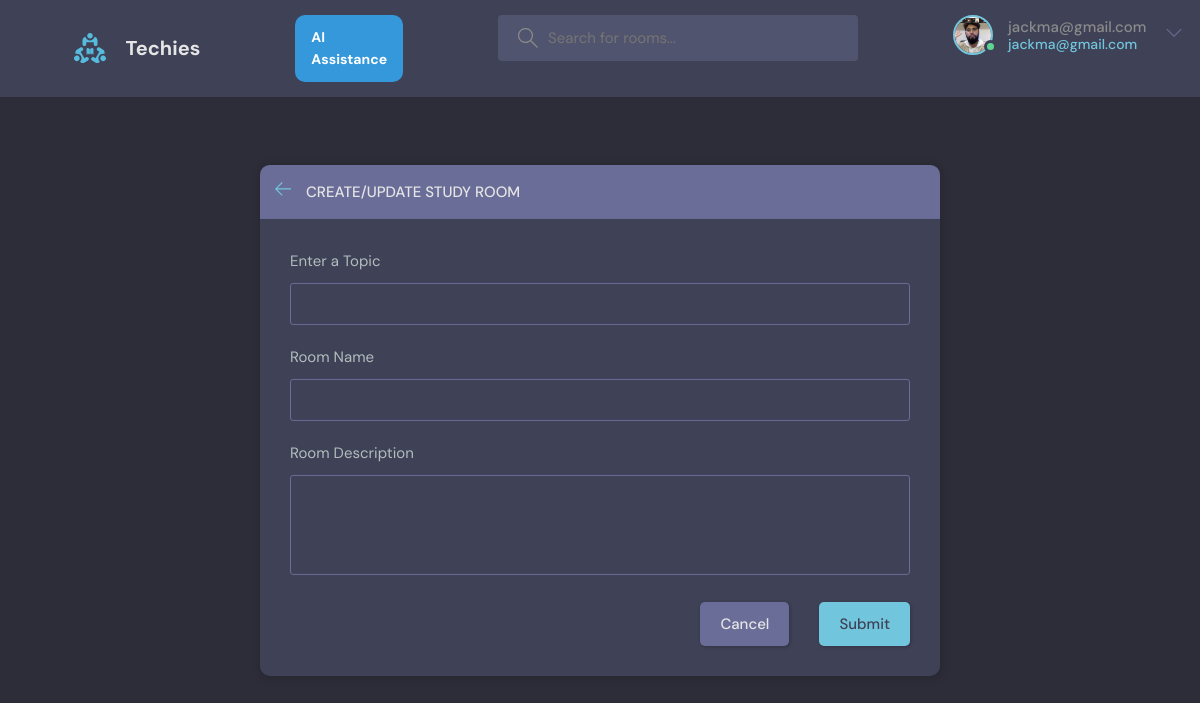
Page /create-room/ (signed in) on the committed database.
### base/models.py (models this page shows)
class User(AbstractUser):
    name = models.CharField(max_length=200, null=True)
    email = models.EmailField(unique=True, null=True)
    bio = models.TextField(null=True)
    avatar =models.ImageField(null=True, default="avatar.svg")
    USERNAME_FIELD = 'email'
    REQUIRED_FIELDS = []

### base/views.py (the view, shortened to what this page needs)
# urls.py: path('create-room/', views.createRoom, name="create-room"),
@login_required(login_url='login')
def createRoom(request):
    form = RoomForm()
    topics = Topic.objects.all()
    context = {'form': form, 'topics':topics}
    return render(request, 'base/room_form.html', context)

### base/forms.py
class RoomForm(ModelForm):
    class Meta:
        model = Room
        fields = '__all__'
        exclude = ['host', 'participants']

### base/templates/base/room_form.html (shortened to what this page needs)
{% extends 'main.html' %}
{% block content %}
  <main class="create-room layout">
    <div class="container">
      <div class="layout__box">
        <div class="layout__boxHeader">
          <div class="layout__boxTitle">
            <a href="{% url 'home' %}">
              <svg version="1.1" xmlns="http://www.w3.org/2000/svg" width="32" height="32" viewBox="0 0 32 32">
                <title>arrow-left</title>
                <path
                  d="M13.723 2.286l-13.723 13.714 13.719 13.714 1.616-1.611-10.96-10.96h27.625v-2.286h-27.625l10.965-10.965-1.616-1.607z">
                </path>
              </svg>
            </a>
            <h3>Create/Update Study Room</h3>
          </div>
        </div>
        <div class="layout__body">
          <form class="form" action="" method="POST">
            <div class="form__group">
              <label for="room_topic">Enter a Topic</label>
              <input required type="text" value="{{room.topic.name}}" name="topic" list="topic-list" />
            </div>
            <div class="form__group">
              <label for="room_name">Room Name</label>
              {{form.name}}
            </div>
            <div class="form__group">
              <label for="room_description">Room Description</label>
              {{form.description}}
            </div>
            <div class="form__action">
              <a class="btn btn--dark" href="{% url 'home' %}">Cancel</a>
              <button class="btn btn--main" type="submit">Submit</button>
            </div>
          </form>
        </div>
      </div>
    </div>
  </main>
  {% endblock content %}

### templates/navbar.html (shortened to what this page needs)
{% load static %}
<header class="header header--loggedIn">
    <div class="container">
      <a href="{% url 'home' %}" class="header__logo">
        <img src="{% static 'images/logo.svg' %}" />
        <h1>Techies</h1>
      </a>
      <a href="{% url 'generative-model' %}" class="nav-link" id="generative-model-button">AI Assistance</a>
      <form class="header__search" method="GET" action="{% url 'home' %}">
        <label>
          <input name="q" placeholder="Search for rooms..." />
        </label>
      </form>
      <nav class="header__menu">
        {% if request.user.is_authenticated %}
        <div class="header__user">
          <a href="{% url 'user-profile' user.id %}">
            <div class="avatar avatar--medium active">
              <img src="{{request.user.avatar.url}}" />
            </div>
            <p>{{request.user.username}} <span>{{request.user.username}}</span></p>
          </a>
          <button class="dropdown-button">
            <svg version="1.1" xmlns="http://www.w3.org/2000/svg" width="32" height="32" viewBox="0 0 32 32">
              <title>chevron-down</title>
              <path d="M16 21l-13-13h-3l16 16 16-16h-3l-13 13z"></path>
            </svg>
          </button>
        </div>
        {% else %}
        <a href="{% url 'login' %}">
          <img src="{% static 'images/avatar.svg' %}" />
          <p>Login</p>
        </a>
        {% endif %}
      </nav>
    </div>
  </header>

### templates/navbar.html (style rules this page uses)
#generative-model-button { display: inline-block; padding: 11px 16px; background-color: #3498db; color: #ffffff; text-decoration: none; font-weight: bold; border-radius: 10px; font-size: 14px; transition: background-color 0.3s ease; }

### rows in the picture
User: user.avatar (picture), user.username "jackma@gmail.com"
